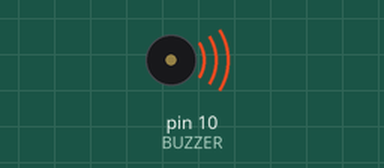
This sketch was run on a simulated Arduino Uno, built with avr-gcc and run on an emulated ATmega328P. Shown: buzzer (waves = sounding).

Above: at 0.2 s.
At 2.45 s:
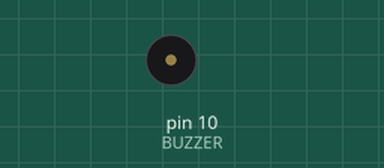
Timing chart, 0 to 3.0 s (numbered marks = the images above):
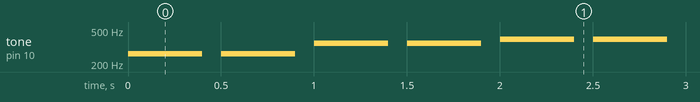

The sketch:

carol.ino
```cpp
#define BUZZER 10

void setup() {
	pinMode(BUZZER, OUTPUT);
}

void play(int freq) {
	tone(BUZZER, freq);
	delay(400);
	noTone(BUZZER);
	delay(100);
}

void loop() {
	play(262);
	play(262);
	play(349);
	play(349);
	play(392);
	play(392);
	play(349);
	play(349);
	play(349);
	play(349);
	play(330);
	play(330);
	play(294);
	play(294);
	play(262);
	play(262);
}
```

Measured:
- by itself, tone on pin 10 (BUZZER): plays 262 Hz for 0.40 s, 262 Hz for 0.40 s, 349 Hz for 0.40 s, 349 Hz for 0.40 s, 392 Hz for 0.40 s, 392 Hz for 0.40 s … (260 notes in this stretch)
